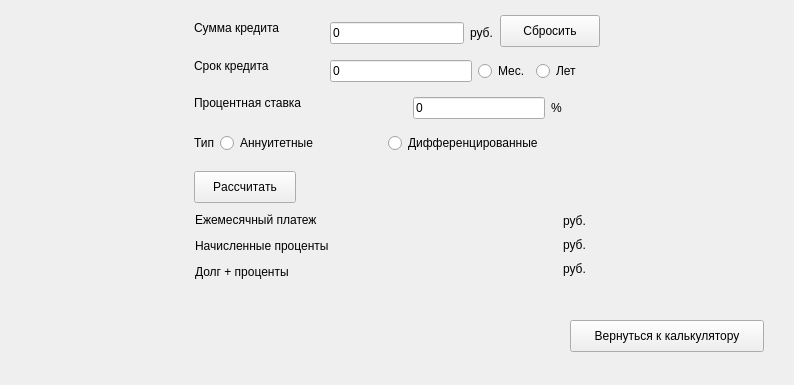
<?xml version="1.0" encoding="UTF-8"?>
<ui version="4.0">
 <class>CreditCalc</class>
 <widget class="QWidget" name="CreditCalc">
  <property name="geometry">
   <rect>
    <x>0</x>
    <y>0</y>
    <width>794</width>
    <height>385</height>
   </rect>
  </property>
  <property name="windowTitle">
   <string>Кредитный калькулятор</string>
  </property>
  <widget class="QLabel" name="label_4">
   <property name="geometry">
    <rect>
     <x>194</x>
     <y>95</y>
     <width>141</width>
     <height>16</height>
    </rect>
   </property>
   <property name="text">
    <string>Процентная ставка</string>
   </property>
  </widget>
  <widget class="QLabel" name="label_2">
   <property name="geometry">
    <rect>
     <x>194</x>
     <y>20</y>
     <width>111</width>
     <height>16</height>
    </rect>
   </property>
   <property name="text">
    <string>Сумма кредита</string>
   </property>
  </widget>
  <widget class="QLabel" name="label_3">
   <property name="geometry">
    <rect>
     <x>194</x>
     <y>58</y>
     <width>111</width>
     <height>16</height>
    </rect>
   </property>
   <property name="minimumSize">
    <size>
     <width>46</width>
     <height>0</height>
    </size>
   </property>
   <property name="text">
    <string>Срок кредита</string>
   </property>
  </widget>
  <widget class="QPushButton" name="pushButton_back">
   <property name="geometry">
    <rect>
     <x>570</x>
     <y>320</y>
     <width>194</width>
     <height>32</height>
    </rect>
   </property>
   <property name="styleSheet">
    <string notr="true"/>
   </property>
   <property name="text">
    <string>Вернуться к калькулятору</string>
   </property>
  </widget>
  <widget class="QPushButton" name="pushButton_calc">
   <property name="geometry">
    <rect>
     <x>194</x>
     <y>171</y>
     <width>102</width>
     <height>32</height>
    </rect>
   </property>
   <property name="font">
    <font>
     <bold>false</bold>
     <kerning>false</kerning>
    </font>
   </property>
   <property name="text">
    <string>Рассчитать</string>
   </property>
  </widget>
  <widget class="QWidget" name="layoutWidget">
   <property name="geometry">
    <rect>
     <x>330</x>
     <y>20</y>
     <width>163</width>
     <height>27</height>
    </rect>
   </property>
   <layout class="QGridLayout" name="gridLayout_5">
    <item row="0" column="1">
     <widget class="QLabel" name="label">
      <property name="text">
       <string>руб.</string>
      </property>
     </widget>
    </item>
    <item row="0" column="0">
     <widget class="QLineEdit" name="line_sum">
      <property name="text">
       <string>0</string>
      </property>
      <property name="maxLength">
       <number>255</number>
      </property>
     </widget>
    </item>
   </layout>
  </widget>
  <widget class="QWidget" name="layoutWidget">
   <property name="geometry">
    <rect>
     <x>413</x>
     <y>95</y>
     <width>149</width>
     <height>27</height>
    </rect>
   </property>
   <layout class="QGridLayout" name="gridLayout_4">
    <item row="0" column="1">
     <widget class="QLabel" name="label_5">
      <property name="text">
       <string>%</string>
      </property>
     </widget>
    </item>
    <item row="0" column="0">
     <widget class="QLineEdit" name="line_per">
      <property name="text">
       <string>0</string>
      </property>
      <property name="maxLength">
       <number>15</number>
      </property>
     </widget>
    </item>
   </layout>
  </widget>
  <widget class="QWidget" name="layoutWidget">
   <property name="geometry">
    <rect>
     <x>330</x>
     <y>58</y>
     <width>251</width>
     <height>27</height>
    </rect>
   </property>
   <layout class="QGridLayout" name="gridLayout_3">
    <item row="0" column="0">
     <widget class="QLineEdit" name="line_time">
      <property name="text">
       <string>0</string>
      </property>
      <property name="maxLength">
       <number>255</number>
      </property>
     </widget>
    </item>
    <item row="0" column="1">
     <layout class="QGridLayout" name="gridLayout">
      <item row="0" column="0">
       <widget class="QRadioButton" name="radioButto_mounth">
        <property name="text">
         <string>Мес.</string>
        </property>
       </widget>
      </item>
      <item row="0" column="1">
       <widget class="QRadioButton" name="radioButton_year">
        <property name="text">
         <string>Лет</string>
        </property>
       </widget>
      </item>
     </layout>
    </item>
   </layout>
  </widget>
  <widget class="QWidget" name="layoutWidget">
   <property name="geometry">
    <rect>
     <x>194</x>
     <y>133</y>
     <width>356</width>
     <height>27</height>
    </rect>
   </property>
   <layout class="QFormLayout" name="formLayout">
    <item row="0" column="0">
     <widget class="QLabel" name="label_6">
      <property name="text">
       <string>Тип</string>
      </property>
     </widget>
    </item>
    <item row="0" column="1">
     <layout class="QGridLayout" name="gridLayout_2">
      <item row="0" column="1">
       <widget class="QRadioButton" name="diff_checkbox">
        <property name="text">
         <string>Дифференцированные </string>
        </property>
       </widget>
      </item>
      <item row="0" column="0">
       <widget class="QRadioButton" name="ann_checkbox">
        <property name="text">
         <string>Аннуитетные</string>
        </property>
       </widget>
      </item>
     </layout>
    </item>
   </layout>
  </widget>
  <widget class="QWidget" name="layoutWidget">
   <property name="geometry">
    <rect>
     <x>195</x>
     <y>210</y>
     <width>391</width>
     <height>72</height>
    </rect>
   </property>
   <layout class="QGridLayout" name="gridLayout_7">
    <item row="0" column="0">
     <widget class="QLabel" name="label_7">
      <property name="text">
       <string>Ежемесячный платеж</string>
      </property>
     </widget>
    </item>
    <item row="0" column="1" rowspan="3">
     <layout class="QGridLayout" name="gridLayout_6">
      <item row="0" column="0">
       <widget class="QLabel" name="month_pay_label">
        <property name="sizePolicy">
         <sizepolicy hsizetype="Fixed" vsizetype="Fixed">
          <horstretch>0</horstretch>
          <verstretch>0</verstretch>
         </sizepolicy>
        </property>
        <property name="minimumSize">
         <size>
          <width>100</width>
          <height>0</height>
         </size>
        </property>
        <property name="maximumSize">
         <size>
          <width>291</width>
          <height>16777215</height>
         </size>
        </property>
        <property name="text">
         <string/>
        </property>
        <property name="alignment">
         <set>Qt::AlignRight|Qt::AlignTrailing|Qt::AlignVCenter</set>
        </property>
       </widget>
      </item>
      <item row="0" column="1">
       <widget class="QLabel" name="label_9">
        <property name="maximumSize">
         <size>
          <width>100</width>
          <height>16777215</height>
         </size>
        </property>
        <property name="text">
         <string>руб.</string>
        </property>
       </widget>
      </item>
      <item row="1" column="0">
       <widget class="QLabel" name="proc_label">
        <property name="sizePolicy">
         <sizepolicy hsizetype="Fixed" vsizetype="Fixed">
          <horstretch>0</horstretch>
          <verstretch>0</verstretch>
         </sizepolicy>
        </property>
        <property name="maximumSize">
         <size>
          <width>291</width>
          <height>16777215</height>
         </size>
        </property>
        <property name="text">
         <string/>
        </property>
        <property name="alignment">
         <set>Qt::AlignRight|Qt::AlignTrailing|Qt::AlignVCenter</set>
        </property>
       </widget>
      </item>
      <item row="1" column="1">
       <widget class="QLabel" name="label_11">
        <property name="maximumSize">
         <size>
          <width>100</width>
          <height>16777215</height>
         </size>
        </property>
        <property name="text">
         <string>руб.</string>
        </property>
       </widget>
      </item>
      <item row="2" column="0">
       <widget class="QLabel" name="pay_label">
        <property name="sizePolicy">
         <sizepolicy hsizetype="Fixed" vsizetype="Fixed">
          <horstretch>151</horstretch>
          <verstretch>20</verstretch>
         </sizepolicy>
        </property>
        <property name="maximumSize">
         <size>
          <width>291</width>
          <height>16777215</height>
         </size>
        </property>
        <property name="text">
         <string/>
        </property>
        <property name="alignment">
         <set>Qt::AlignRight|Qt::AlignTrailing|Qt::AlignVCenter</set>
        </property>
       </widget>
      </item>
      <item row="2" column="1">
       <widget class="QLabel" name="label_12">
        <property name="maximumSize">
         <size>
          <width>100</width>
          <height>16777215</height>
         </size>
        </property>
        <property name="text">
         <string>руб.</string>
        </property>
       </widget>
      </item>
     </layout>
    </item>
    <item row="1" column="0">
     <widget class="QLabel" name="label_8">
      <property name="text">
       <string>Начисленные проценты</string>
      </property>
     </widget>
    </item>
    <item row="2" column="0">
     <widget class="QLabel" name="label_10">
      <property name="text">
       <string>Долг + проценты</string>
      </property>
     </widget>
    </item>
   </layout>
  </widget>
  <widget class="QPushButton" name="pushButton_reset">
   <property name="geometry">
    <rect>
     <x>500</x>
     <y>15</y>
     <width>100</width>
     <height>32</height>
    </rect>
   </property>
   <property name="text">
    <string>Сбросить</string>
   </property>
  </widget>
 </widget>
 <resources/>
 <connections/>
</ui>
